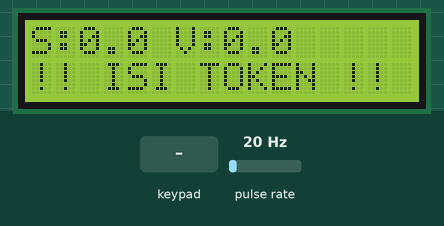
This sketch was run on a simulated ESP32. Shown: 16×2 character LCD. Wiring (inferred from the names in the program): pulse sensor: data GPIO 27. Inputs (shaded band) come from the test bench; at power-on: pulse rate 20 Hz. WiFi joins after 1.5 s; servers stay silent unless stated; uploads are accepted with an empty reply; what the sketch prints to the serial monitor is not drawn.

Above: at 9.0 s.
9.1 s: key '#' pressed
At 10.2 s:
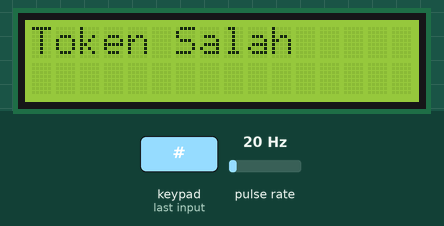
12.1 s: keypad keys 1 1 1 1 # pressed 0.4 s apart
At 16.8 s:
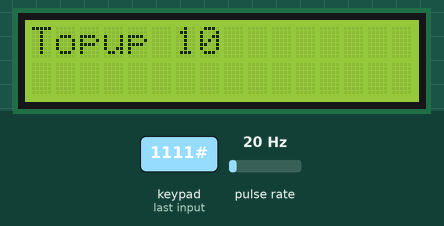
17.1 s: key 'A' pressed
20.1 s: keypad keys 1 1 1 1 A pressed 0.4 s apart
At 23.0 s:
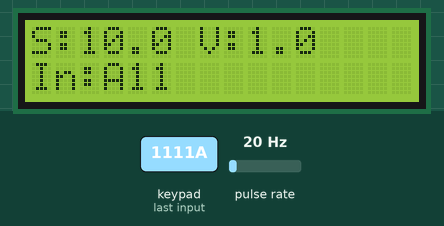
23.7 s: key 'B' pressed
At 26.4 s:
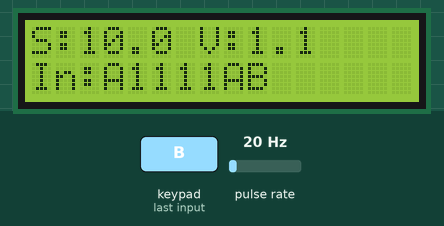
26.7 s: keypad keys 1 1 1 1 D pressed 0.4 s apart
At 32.2 s:
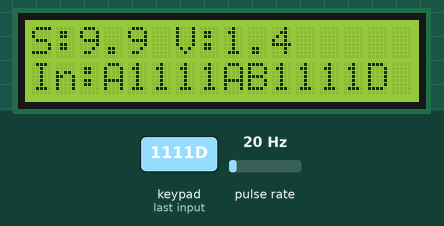
Timing chart, 0 to 32.7 s (numbered marks = the images above; inputs shaded):
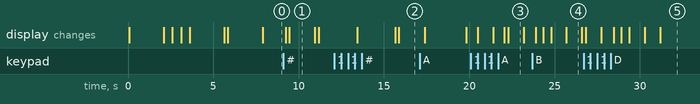

Measured:
- after the input at 9.1 s, the display: first differs from a run without the input after 0.35 s (image 1)
- after the input at 12.1 s, the display: first differs from a run without the input after 3.8 s (image 2)
- after the input at 23.7 s, the display: first differs from a run without the input after 2.0 s (image 4)
- what the display in image 1 shows lasts 1.5 s, from 9.5 s to 11.0 s
- what the display in image 3 shows lasts 0.9 s, from 22.3 s to 23.2 s

The sketch:

aquantum-esp32.ino
```cpp
// ================================================================
//  Aquantum ESP32 — Smart Water Meter
//  Hardware : ESP32 + Flow Sensor YF-S201 + Keypad 4x4 + LCD I2C
//
//  Library yang perlu di-install di Arduino IDE (Library Manager):
//    1. Keypad              by Mark Stanley, Alexander Brevig
//    2. LiquidCrystal I2C   by Frank de Brabander
//    3. ArduinoJson         by Benoit Blanchon  (versi 6.x)
//    WiFi & HTTPClient sudah built-in di paket board ESP32.
// ================================================================

#include <Keypad.h>
#include <Wire.h>
#include <LiquidCrystal_I2C.h>

#include <WiFi.h>
#include <HTTPClient.h>
#include <ArduinoJson.h>

// ================================================================
//  KONFIGURASI — Sesuaikan bagian ini sebelum upload ke ESP32
// ================================================================
const char*   WIFI_SSID     = "OPPO A78";
const char*   WIFI_PASS     = "raja123raja123raja";
const char*   SERVER_URL    = "http://10.201.138.14:3000";
const String  PELANGGAN_ID  = "P001";
// ================================================================

// ================= LCD =================
LiquidCrystal_I2C lcd(0x27, 16, 2);

// ================= FLOW SENSOR =================
volatile int pulseCount = 0;
float flowRate = 0;
float volume   = 0;

unsigned long lastTime = 0;
const int flowPin = 27;

// ================= SALDO =================
float saldo = 0;

// ================= KEYPAD =================
const byte ROWS = 4;
const byte COLS = 4;

char keys[ROWS][COLS] = {
  {'1','2','3','A'},
  {'4','5','6','B'},
  {'7','8','9','C'},
  {'*','0','#','D'}
};

byte rowPins[ROWS] = {14, 26, 25, 33};
byte colPins[COLS] = {32, 23, 18, 19};

Keypad keypad = Keypad(makeKeymap(keys), rowPins, colPins, ROWS, COLS);

// ================= TOKEN =================
String inputToken = "";

// ================= STATUS DARI SERVER =================
bool valveOk = true;

// ================= INTERRUPT =================
void IRAM_ATTR countPulse() {
  pulseCount++;
}

// ================================================================
//  Ambil saldo awal dari server saat boot
//  Endpoint : GET /api/customer/:id
// ================================================================
void ambilSaldoDariServer() {
  if (WiFi.status() != WL_CONNECTED) return;

  HTTPClient http;
  String url = String(SERVER_URL) + "/api/customer/" + PELANGGAN_ID;

  http.begin(url);
  http.setTimeout(5000);

  int httpCode = http.GET();

  if (httpCode == 200) {
    String respStr = http.getString();
    StaticJsonDocument<512> doc;
    if (deserializeJson(doc, respStr) == DeserializationError::Ok) {
      saldo  = doc["saldo"].as<float>();
      volume = doc["volume"].as<float>();
      valveOk = doc["valve"].as<bool>();
      Serial.print("Saldo dari server: ");
      Serial.println(saldo);
    }
  } else {
    Serial.println("[HTTP] Gagal ambil saldo, mulai dari 0");
  }

  http.end();
}

// ================================================================
//  Kirim data sensor ke backend setiap 1 detik
//  Endpoint : POST /api/esp32/data
//  Response : { valve: true/false, status: "ok" }
// ================================================================
void kirimDataKeServer() {
  if (WiFi.status() != WL_CONNECTED) return;

  HTTPClient http;
  String url = String(SERVER_URL) + "/api/esp32/data";

  http.begin(url);
  http.addHeader("Content-Type", "application/json");
  http.setTimeout(5000);

  // saldo TIDAK dikirim — server yang kelola saldo
  StaticJsonDocument<200> doc;
  doc["pelanggan_id"] = PELANGGAN_ID;
  doc["volume"]       = volume;
  doc["flowRate"]     = flowRate;

  String body;
  serializeJson(doc, body);

  int httpCode = http.POST(body);

  if (httpCode == 200) {
    String respStr = http.getString();
    StaticJsonDocument<200> resp;
    if (deserializeJson(resp, respStr) == DeserializationError::Ok) {
      valveOk = resp["valve"].as<bool>();
      // Ambil saldo terkini dari server
      if (resp.containsKey("saldo")) {
        saldo = resp["saldo"].as<float>();
      }
    }
  }

  http.end();
}

// ================================================================
//  Lapor token ke backend
//  Endpoint : POST /api/esp32/token
// ================================================================
void laporTokenKeServer(String kode) {
  if (WiFi.status() != WL_CONNECTED) return;

  HTTPClient http;
  String url = String(SERVER_URL) + "/api/esp32/token";

  http.begin(url);
  http.addHeader("Content-Type", "application/json");
  http.setTimeout(5000);

  StaticJsonDocument<100> doc;
  doc["pelanggan_id"] = PELANGGAN_ID;
  doc["token"]        = kode;

  String body;
  serializeJson(doc, body);

  int httpCode = http.POST(body);

  lcd.clear();

  if (httpCode == 200) {
    String respStr = http.getString();
    StaticJsonDocument<200> resp;
    if (deserializeJson(resp, respStr) == DeserializationError::Ok) {
      saldo = resp["saldo_baru"].as<float>();
      lcd.setCursor(0, 0);
      lcd.print("Server: OK!");
      lcd.setCursor(0, 1);
      lcd.print("Saldo:");
      lcd.print(saldo, 1);
    }
  } else if (httpCode > 0) {
    String respStr = http.getString();
    StaticJsonDocument<200> resp;
    if (deserializeJson(resp, respStr) == DeserializationError::Ok) {
      String msg = resp["message"].as<String>();
      lcd.setCursor(0, 0);
      lcd.print("Server Tolak!");
      lcd.setCursor(0, 1);
      lcd.print(msg.substring(0, 16));
    }
  } else {
    Serial.println("[HTTP] laporToken gagal, code: " + String(httpCode));
    lcd.setCursor(0, 0);
    lcd.print("Server timeout");
  }

  http.end();
  delay(2000);
  lcd.clear();
}

// ================================================================
//  SETUP
// ================================================================
void setup() {
  Serial.begin(115200);

  // FIX: INPUT_PULLUP mencegah pin floating dan pulsa palsu
  pinMode(flowPin, INPUT_PULLUP);
  attachInterrupt(digitalPinToInterrupt(flowPin), countPulse, RISING);

  lcd.init();
  lcd.backlight();

  lcd.setCursor(0, 0);
  lcd.print("AQUANTUM");
  lcd.setCursor(0, 1);
  lcd.print("Smart Water");
  delay(2000);
  lcd.clear();

  lcd.setCursor(0, 0);
  lcd.print("Connecting WiFi");
  Serial.print("Menghubungkan ke WiFi: ");
  Serial.println(WIFI_SSID);

  WiFi.begin(WIFI_SSID, WIFI_PASS);

  int attempts = 0;
  while (WiFi.status() != WL_CONNECTED && attempts < 20) {
    delay(500);
    Serial.print(".");
    lcd.setCursor(attempts % 16, 1);
    lcd.print(".");
    attempts++;
  }

  if (WiFi.status() == WL_CONNECTED) {
    Serial.println("\nWiFi terhubung!");
    Serial.print("IP ESP32: ");
    Serial.println(WiFi.localIP());

    lcd.clear();
    lcd.setCursor(0, 0);
    lcd.print("WiFi OK!");
    lcd.setCursor(0, 1);
    lcd.print(WiFi.localIP());
    delay(2000);

    // FIX: Ambil saldo dari server agar tidak mulai dari 0
    lcd.clear();
    lcd.setCursor(0, 0);
    lcd.print("Sync saldo...");
    ambilSaldoDariServer();
    lcd.setCursor(0, 1);
    lcd.print("Saldo:");
    lcd.print(saldo, 1);
    delay(2000);

  } else {
    Serial.println("\nWiFi gagal — mode offline aktif.");
    lcd.clear();
    lcd.setCursor(0, 0);
    lcd.print("WiFi GAGAL");
    lcd.setCursor(0, 1);
    lcd.print("Mode Offline");
    delay(2000);
  }

  lcd.clear();
  lastTime = millis();
}

// ================================================================
//  LOOP
// ================================================================
void loop() {

  // ===== INPUT KEYPAD =====
  char key = keypad.getKey();

  if (key) {
    if (key == '#') {
      prosesToken(inputToken);
      inputToken = "";
    }
    else if (key == '*') {
      inputToken = "";
    }
    else {
      inputToken += key;
    }
  }

  // ===== FLOW SENSOR + KIRIM DATA KE SERVER setiap 1 detik =====
  if (millis() - lastTime >= 1000) {

    detachInterrupt(flowPin);

    flowRate = pulseCount / 7.5;
    float liter = flowRate / 60.0;
    volume += liter;

    saldo -= (liter / 10.0);
    if (saldo < 0) saldo = 0;

    pulseCount = 0;
    lastTime = millis();

    attachInterrupt(digitalPinToInterrupt(flowPin), countPulse, RISING);

    kirimDataKeServer();
  }

  // ===== LCD =====
  lcd.setCursor(0, 0);
  lcd.print("S:");
  lcd.print(saldo, 1);
  lcd.print(" V:");
  lcd.print(volume, 1);
  lcd.print("   ");

  if (saldo <= 0 || !valveOk) {
    lcd.setCursor(0, 1);
    lcd.print("!! ISI TOKEN !!  ");
  } else {
    lcd.setCursor(0, 1);
    lcd.print("In:");
    lcd.print(inputToken);
    lcd.print("            ");
  }

  delay(200);
}

// ================================================================
//  TOKEN SYSTEM
// ================================================================
void prosesToken(String kode) {

  lcd.clear();
  bool tokenValid = false;

  if (kode == "1111") {
    saldo += 10;
    valveOk = true;
    lcd.print("Topup 10");
    tokenValid = true;
  }
  else if (kode == "4444") {
    saldo += 20;
    valveOk = true;
    lcd.print("Topup 20");
    tokenValid = true;
  }
  else {
    lcd.print("Token Salah");
  }

  delay(1500);
  lcd.clear();

  if (tokenValid) {
    laporTokenKeServer(kode);
  }
}
```
